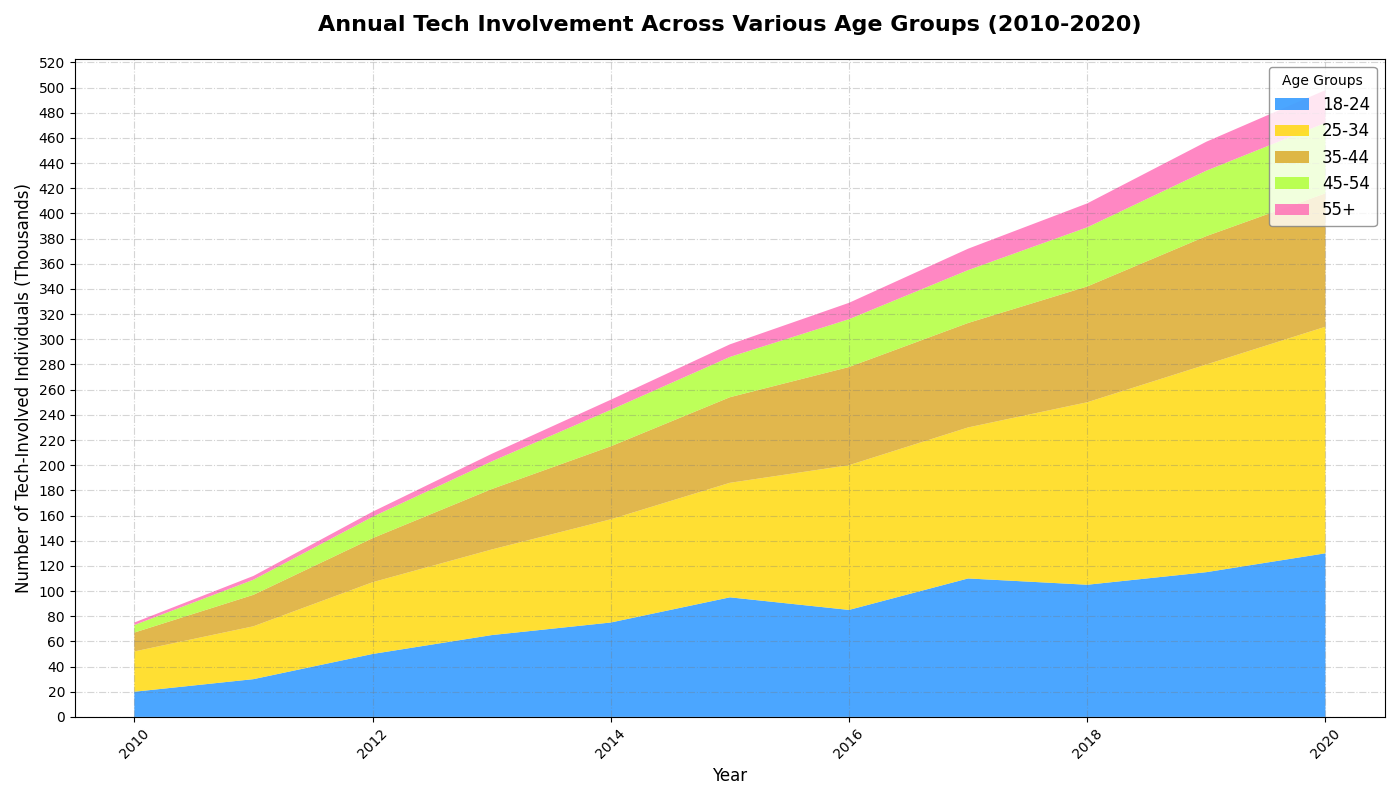

Write the Python code that produced this figure.
import matplotlib.pyplot as plt
import numpy as np

years = np.arange(2010, 2021)
age_18_24 = np.array([20, 30, 50, 65, 75, 95, 85, 110, 105, 115, 130])
age_25_34 = np.array([32, 42, 57, 68, 82, 91, 115, 120, 145, 165, 180])
age_35_44 = np.array([15, 25, 35, 48, 58, 68, 78, 83, 92, 102, 106])
age_45_54 = np.array([6, 12, 17, 22, 29, 32, 38, 42, 47, 52, 56])
age_55_plus = np.array([2, 3, 4, 6, 8, 10, 13, 17, 19, 23, 26])

fig, ax = plt.subplots(figsize=(14, 8))
ax.stackplot(years, age_18_24, age_25_34, age_35_44, age_45_54, age_55_plus,
             labels=['18-24', '25-34', '35-44', '45-54', '55+'],
             colors=['#1E90FF', '#FFD700', '#DAA520', '#ADFF2F', '#FF69B4'], alpha=0.8)

# Modified elements
ax.set_title("Annual Tech Involvement Across Various Age Groups (2010-2020)", fontsize=16, fontweight='bold', pad=20)
ax.set_xlabel("Year", fontsize=12)
ax.set_ylabel("Number of Tech-Involved Individuals (Thousands)", fontsize=12)

# Altered legend properties
ax.legend(loc='upper right', title='Age Groups', fontsize=12, frameon=True, edgecolor='grey')

# Altered grid properties
ax.grid(True, linestyle='-.', alpha=0.3, color='#777777')

# Manually changed y-axis major locator style
ax.yaxis.set_major_locator(plt.MultipleLocator(20))
plt.xticks(rotation=45)
plt.tight_layout()
plt.show()
